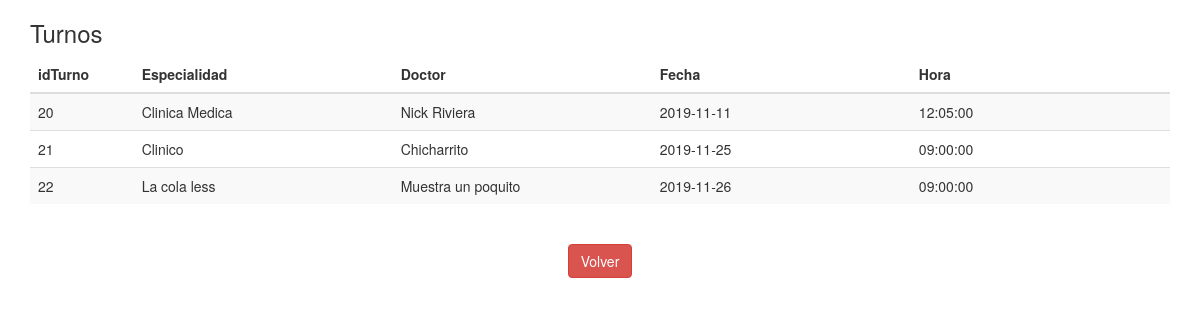
The page /url/turnos.php on the database its author committed.
### tables this page shows
CREATE TABLE IF NOT EXISTS `reservas` (
  `idReserva` int(11) NOT NULL AUTO_INCREMENT,
  `especialidad` varchar(45) NOT NULL,
  `doctor` varchar(45) NOT NULL,
  `fecha` date NOT NULL,
  `hora` time NOT NULL,
  PRIMARY KEY (`idReserva`)
);

### url/turnos.php (the view, shortened to what this page needs)
<!DOCTYPE html>
<html>
	<head>
  		<link rel="stylesheet" href="https://maxcdn.bootstrapcdn.com/bootstrap/3.4.0/css/bootstrap.min.css">
  		<link rel="stylesheet" href="css/estilos-img.css">
	</head>
	<body>
		<div class="container">
			<div class="row">
				<div class="col-xs-12">
					<h3>Turnos</h3>
					<table class="table table-striped">
						<thead>
							<tr>
								<th width="100">idTurno</th>
								<th width="250">Especialidad</th>
								<th width="250">Doctor</th>
								<th width="250">Fecha</th>
								<th width="250">Hora</th>
							</tr>
						</thead>
					<?php
                		$link = mysqli_connect("localhost:3307","root","usbw","pankcro");
                		$result = mysqli_query($link,"SELECT * FROM pankcro.reservas");
                   		while($row=mysqli_fetch_array($result)){
                   			echo'
                   			<tr>
                   		 		<td>'.$row[0].'</td>
                   		 		<td>'.$row[1].'</td>
                   		 		<td>'.$row[2].'</td>
                   		 		<td>'.$row[3].'</td>
                   		 		<td>'.$row[4].'</td>
                   			</tr>
                   			';
                   		}
            		?>
            </table>
            	</div>
        	</div>
          <br>
        	<center><a href="/index.php"><button type="button" class="btn btn-danger">Volver</button></a></center>
		</div>
	</body>
</html>

### rows shown on the page
reservas: idReserva "20", especialidad "Clinica Medica", doctor "Nick Riviera", fecha "2019-11-11", hora "12:05:00"
reservas: idReserva "21", especialidad "Clinico", doctor "Chicharrito", fecha "2019-11-25", hora "09:00:00"
reservas: idReserva "22", especialidad "La cola less", doctor "Muestra un poquito", fecha "2019-11-26", hora "09:00:00"
